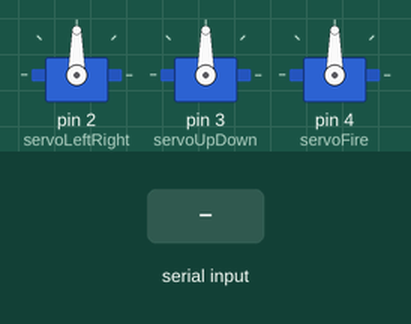
Simulated run of this sketch. Board: Arduino Uno, built with avr-gcc and run on an emulated ATmega328P. On the bench: 3 × servo. Inputs (shaded band) come from the test bench.

Above: at 1.2 s.
1.3 s: "90,45,200\n" received over Serial
At 2.7 s:
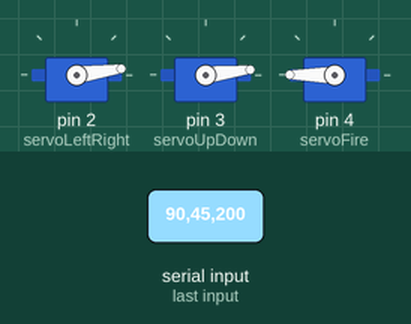
3.8 s: "30,150,10\n" received over Serial
At 5.8 s:
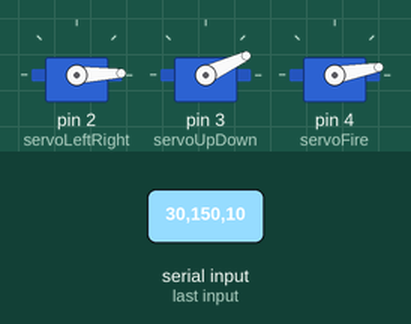
6.3 s: "90,45\n" received over Serial
At 8.5 s:
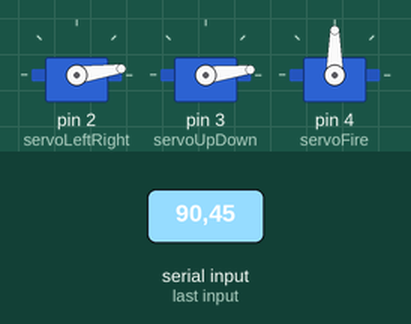
8.8 s: "30,150\n" received over Serial
At 10.7 s:
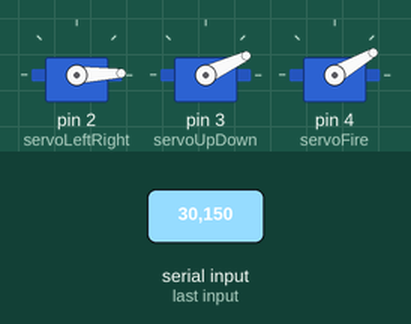
11.3 s: "5\n" received over Serial
At 13.5 s:
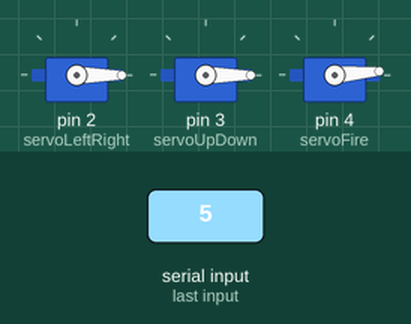
13.8 s: "200\n" received over Serial
At 15.6 s:
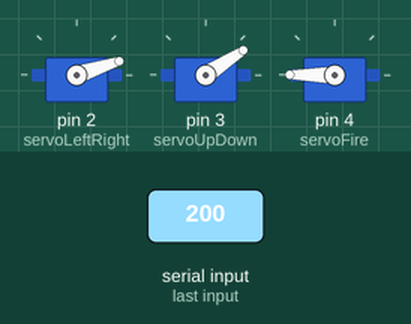
Timing chart, 0 to 17.1 s (numbered marks = the images above; inputs shaded):
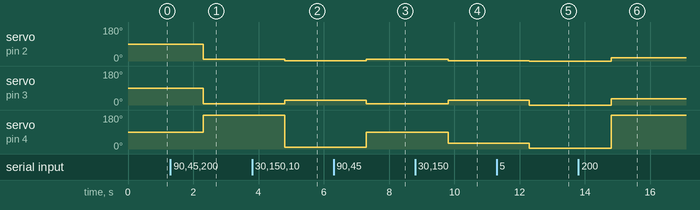

Measured:
- after the input at 1.3 s, servo on pin 2 (servoLeftRight): 90° → 8° after 1.0 s; servo on pin 3 (servoUpDown): 90° → 7° after 1.0 s; servo on pin 4 (servoFire): 90° → 180° after 1.0 s
- after the input at 3.8 s, servo on pin 2 (servoLeftRight): 8° → 2° after 1.0 s; servo on pin 3 (servoUpDown): 7° → 25° after 1.0 s; servo on pin 4 (servoFire): 180° → 10° after 1.0 s
- after the input at 6.3 s, servo on pin 2 (servoLeftRight): 2° → 8° after 1.0 s; servo on pin 3 (servoUpDown): 25° → 7° after 1.0 s; servo on pin 4 (servoFire): 10° → 90° after 1.0 s
- after the input at 8.8 s, servo on pin 2 (servoLeftRight): 8° → 2° after 1.0 s; servo on pin 3 (servoUpDown): 7° → 25° after 1.0 s; servo on pin 4 (servoFire): 90° → 30° after 1.0 s
- after the input at 11.3 s, servo on pin 2 (servoLeftRight): 2° → 0° after 1.0 s; servo on pin 3 (servoUpDown): 25° → 0° after 1.0 s; servo on pin 4 (servoFire): 30° → 5° after 1.0 s
- after the input at 13.8 s, servo on pin 2 (servoLeftRight): 0° → 18° after 1.0 s; servo on pin 3 (servoUpDown): 0° → 33° after 1.0 s; servo on pin 4 (servoFire): 5° → 180° after 1.0 s

The sketch:

TurretControl.ino
```cpp
/**
*
* Turrent Control
* 2 Servos for moving the turret
* 1 Servo for firing missile
* Serial input X,Y,Z
*
* Servo orange is signal
*
*/

#include <Servo.h>

Servo servoLeftRight;
Servo servoUpDown;
Servo servoFire;

String inputString;

void setup()
{
  servoLeftRight.attach(2);
  servoUpDown.attach(3);
  servoFire.attach(4);

  Serial.begin(9600);
}

void loop()
{
  while(Serial.available())
  {
    // read x,y,z from serial
    inputString = Serial.readStringUntil('\r');
    //Serial.println(inputString);

    // Find the index of the first comma
    int firstCommaIndex = inputString.indexOf(',');

    // Find the index of the second comma, starting after the first one
    int secondCommaIndex = inputString.indexOf(',', firstCommaIndex + 1);

    int x_axis = inputString.substring(0, firstCommaIndex).toInt();
    int y_axis = inputString.substring(firstCommaIndex + 1, secondCommaIndex).toInt();
    // 0-180
    int z_axis = inputString.substring(secondCommaIndex + 1).toInt();

    // map cam resolution to turrent angle
    int y = map(y_axis, 0, 1080, 0, 180);
    int x = map(x_axis, 0, 1920, 0, 180);

    // rotate to aim
    servoLeftRight.write(x);
    servoUpDown.write(y);

    // rotate to arm or fire
    servoFire.write(z_axis);

    // debug print
    //Serial.println(x);
    //Serial.print(",");
    //Serial.println(y);

  }
}
```
